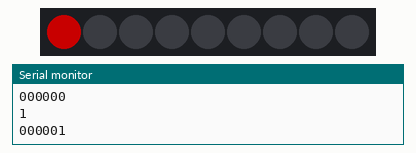
The sketch below on a simulated Arduino Uno, built with avr-gcc and run on an emulated ATmega328P. On the bench: 9 RGB LEDs in strip order, left to right, the last lines printed to the serial monitor. Dim RGB values are drawn brighter than linear.

Above: at 1.1 s.
At 5.1 s:
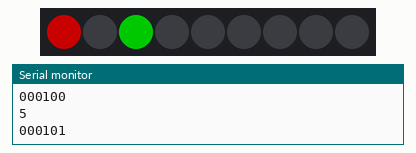
At 10.1 s:
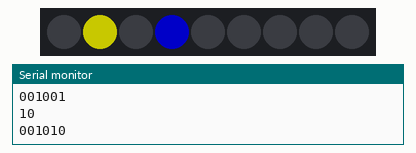
At 19.1 s:
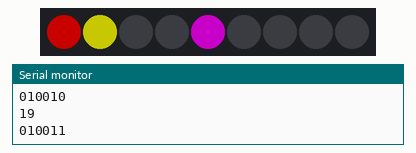
At 28.1 s:
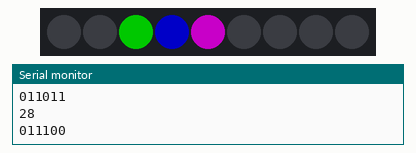
At 38.1 s:
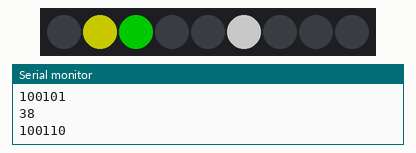

The sketch:

countBinary.ino
```cpp
#include <Adafruit_NeoPixel.h>
#define PIN      6
#define NUMPIXELS 9
Adafruit_NeoPixel pixels(NUMPIXELS, PIN, NEO_GRBW + NEO_KHZ800);
#define DELAYVAL 1000 // Time (in milliseconds) to pause between pixels

//time variable to be calculated
int currMinute = 0;

//array to store color RGB
int colorArray[] = {
  100,0,0,
  100, 100, 0,
  0, 100, 0,
  0, 0, 100,
  100, 0, 100,
  100,100,100
};

void setup() {
  pixels.begin();
  Serial.begin(9600);
}

void loop(){
  pixels.clear();
  //count when number <= 59 add one at each loop
  if(currMinute <= 59){
     calculateBinary();
     currMinute += 1;
  }
   //pixels.setPixelColor(3, pixels.Color(100,100,100));
  pixels.show();
  delay(DELAYVAL);

}

void calculateBinary(){
  int i = 5;
  Serial.println(currMinute);
  while(i >= 0){
    Serial.print(currMinute >> i & 1);
    if(currMinute >> i & 1){
       //when result is 1 means at least one number used from {1,2,4,8,16,32}
      //light on the corresponing pixel at index i and color position in colorArray
      pixels.setPixelColor(i, pixels.Color(colorArray[i*3], colorArray[i*3+1], colorArray[i*3+2]));
    }else{
      //do nothing since no number used
    }
    --i;
  }
  Serial.println();
}
```

Measured:
- what the display in image 0 shows lasts 1.0 s, from 1.0 s to 2.0 s
